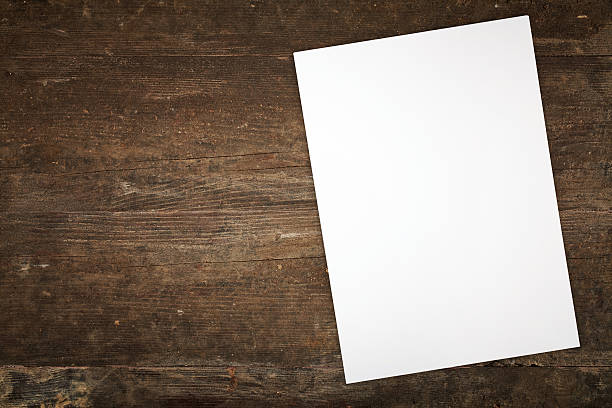
#> input picture PegarFolha/abcd.jpg, 612 x 408 px
$ python read.py
#> lines starting #> are read from the running program, lines starting #| are printed output that depends on the picture; after the words box and inside, x2 and y2 are one past the last pixel; in counts of white or black regions, pixels touching at a corner belong together
import cv2
from cv2 import bilateralFilter
import numpy as np

# git kraken


def rectContour(contours, minArea=50, resolution = 0.02):
    # Filter by area, and if it has 4 courner points or not
    rectContours = []
    for i in contours:
        area = cv2.contourArea(i)
        if area > minArea:
            perimeter = cv2.arcLength(i, True) # True == closed
            approxPolygon = cv2.approxPolyDP(i, resolution*perimeter, True) # True == closed
            if len(approxPolygon) == 4:
               rectContours.append(i)
    sortedRectContours = sorted(rectContours, key=cv2.contourArea, reverse=True)
    return sortedRectContours

# Constantes ################################
heightImg = 700

thresholdMin = 150
thresholdMax = 255

gaussianKernelSize = (5,5)
gaussianSigmaX = 1 # Dita variancia, quanto menor, menor a variancia autorizada em volta da média

bilateralFilterSize = 75

kernelDilate = np.ones((2,2), np.uint8)

path = ''

img_path = 'abcd.jpg'
img = cv2.imread(path+img_path)
#> img is the input picture: shape (408, 612, 3); mean B, G, R 109.5, 121.2, 135.3
ratio = img.shape[1] / img.shape[0]
#> ratio = 1.5
widthImg = int(heightImg * ratio)
#> widthImg = 1050
img = cv2.resize(img, (widthImg, heightImg))
#> img: shape (700, 1050, 3)
imgGray = cv2.cvtColor(img, cv2.COLOR_BGR2GRAY)
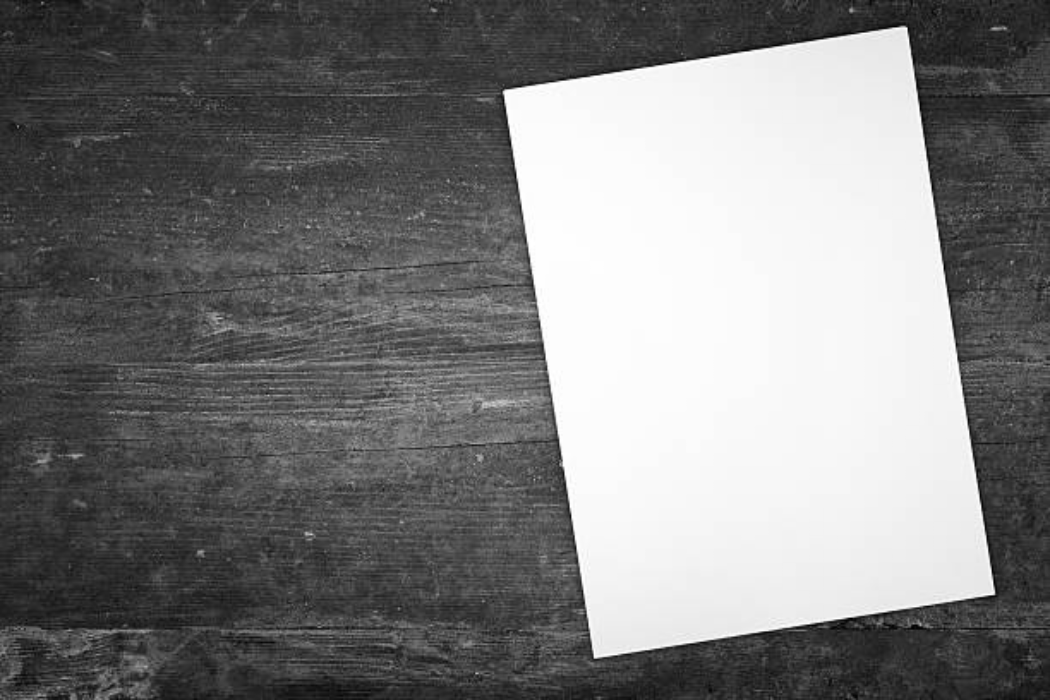
#> imgGray: shape (700, 1050); min 1, max 255, mean 124
imgBilateral = cv2.bilateralFilter(imgGray, 5, bilateralFilterSize, bilateralFilterSize)

imgCanny = cv2.Canny(imgBilateral, 50, 400,3) # Aumentando 400 até o valor ótimo, eventualmente consegue remover o máximo de barulho, contudo eventualmente afeta a imagem
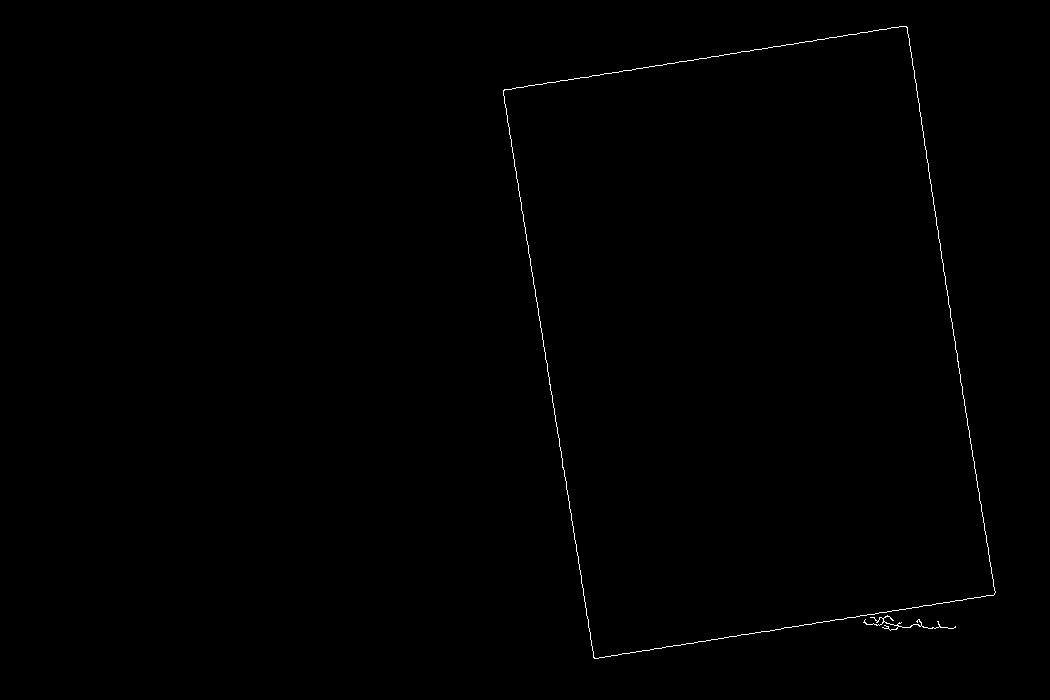
#> imgCanny: shape (700, 1050); 0.29% white in thin lines or dots, all inside (x1, y1, x2, y2) = (503, 26, 996, 659)

contours, hierarchy = cv2.findContours(imgCanny, cv2.RETR_EXTERNAL, cv2.CHAIN_APPROX_NONE) # External method (outer edges), no need for approx: chainaprox
#> contours = 2 contours; box (x1, y1, x2, y2) and area: (503, 26, 996, 659) 234342, (863, 615, 956, 631) 34
imgContours = img.copy()
contours = rectContour(contours)
#> the loop in rectContour, `for i in contours:` made 2 passes
#> (area, perimeter, approxPolygon) on pass 2: (234341.5, 2067, [[906, 26], [503, 90], [594, 658], [995, 592]])
#> area on pass 1: 33.5
#> after the loop in rectContour, `for i in contours:`: rectContours = 1 contour; box (x1, y1, x2, y2) and area: (503, 26, 996, 659) 234342
#> in rectContour, `sortedRectContours = sorted(rectContours, key=cv2.contourArea, reverse..`: sortedRectContours has the same summary as rectContours
#> contours has the same summary as rectContours in rectContour
cv2.drawContours(imgContours, contours, -1, color=(0,255,0),thickness=5)
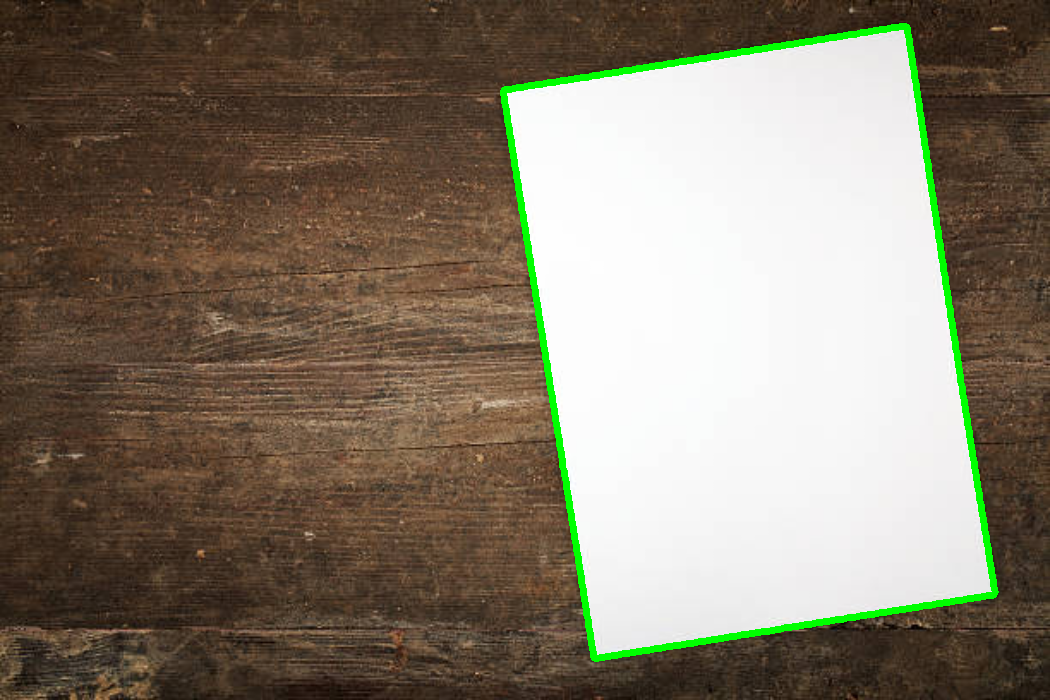
#> imgContours: shape (700, 1050, 3); mean B, G, R 106.9, 123.2, 132.5
cv2.imshow('a', imgContours)

cv2.waitKey(0)

# [45 lines of commented-out code are left out]
